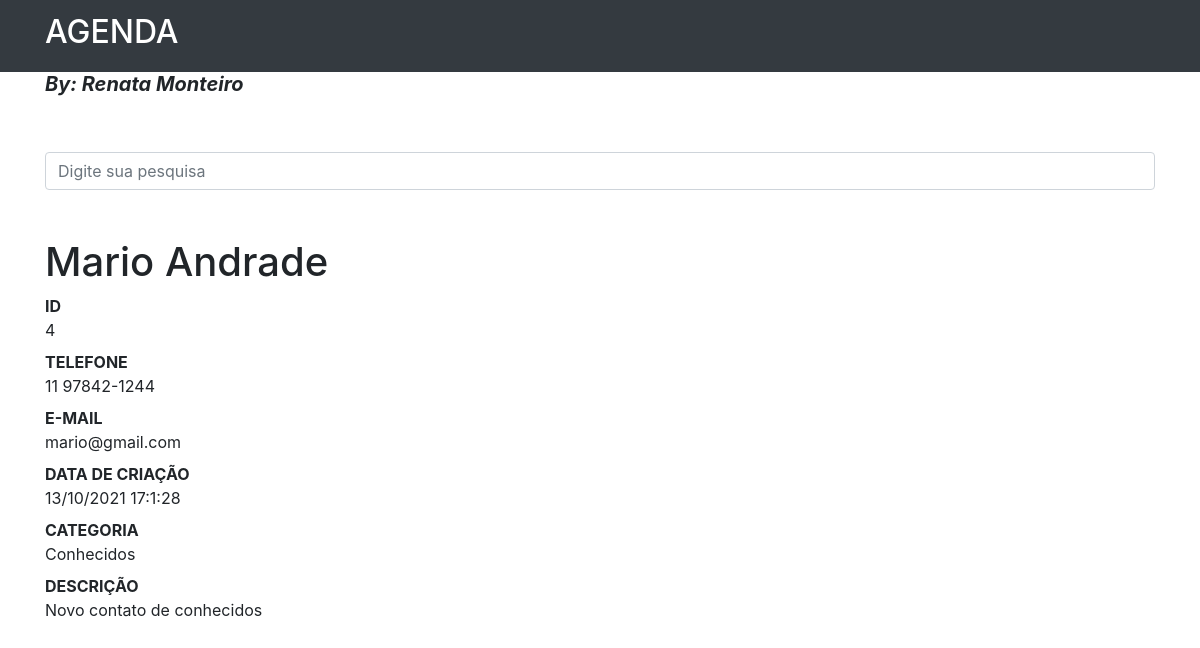
/4, run on the app's committed database.
### contatos/models.py (models this page shows, shortened)
class Contato(models.Model):
    nome = models.CharField(max_length=255)
    sobrenome = models.CharField(max_length=255, blank=True)
    telefone = models.CharField(max_length=255)
    email = models.CharField(max_length=255, blank=True)
    data_criacao = models.DateTimeField(default=timezone.now)
    descricao = models.TextField(blank=True)
    categoria = models.ForeignKey(Categoria, on_delete=models.DO_NOTHING)
    mostrar = models.BooleanField(default=True)
    foto = models.ImageField(blank=True, upload_to='fotos/%Y/%m')

class Categoria(models.Model):
    nome = models.CharField(max_length=255)
    def __str__(self):
        return self.nome

### contatos/views.py (the view)
# urls.py: path('<int:contato_id>', views.ver_contato, name='ver_contato'),
def ver_contato(request, contato_id):
    contato = get_object_or_404(Contato, id=contato_id)
    if not contato.mostrar:
        raise Http404()
    return render(request, 'contatos/ver_contato.html', {
        'contato': contato
    })

### contatos/templates/contatos/ver_contato.html (shortened to what this page needs)
{% extends 'base.html' %}
{%block conteudo%}
<h1 class="mt-5">{{ contato.nome }} {{ contato.sobrenome }} </h1>
  <dl>
      <dt>ID</dt>
      <dd>{{ contato.id }}</dd>
      <dt>TELEFONE</dt>
      <dd>{{ contato.telefone }}</dd>
      <dt>E-MAIL</dt>
      <dd>{{ contato.email }}</dd>
      <dt>DATA DE CRIAÇÃO</dt>
      <dd>{{ contato.data_criacao|date:'d/m/Y H:1:s' }}</dd>
      <dt>CATEGORIA</dt>
      <dd>{{ contato.categoria }}</dd>
      <dt>DESCRIÇÃO</dt>
      <dd>{{ contato.descricao }}</dd>
  </dl>
{%endblock%}

### data on the page
Contato: nome "Mario", sobrenome "Andrade", id "4", telefone "11 97842-1244", email "mario@gmail.com", data_criacao "13/10/2021 17:1:28", categoria "Conhecidos", descricao "Novo contato de conhecidos"
